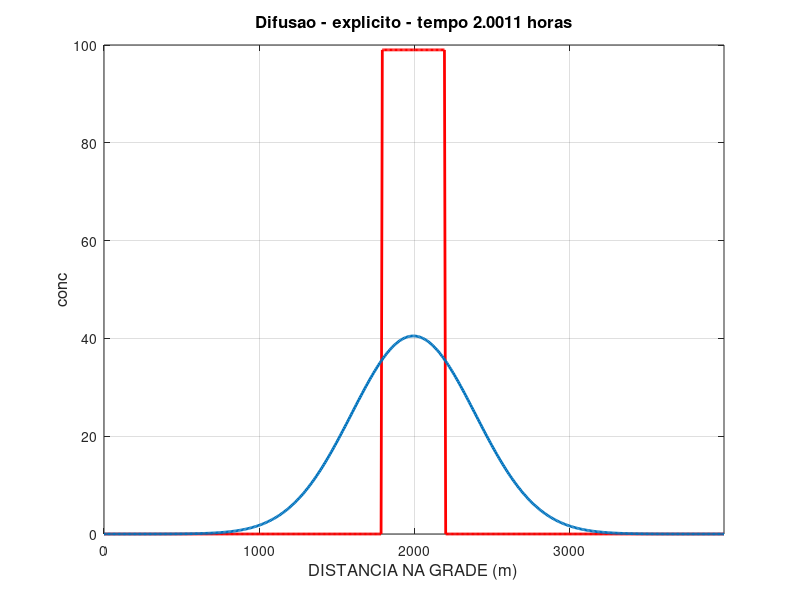

Here is the MATLAB script that generated this plot:
%%%%%%%%%%%%%%%%%%%%%%%%%%%%%%%%%%%%%%%%%%%%%%%%%%%%%%%
%Equacao de difusao unidimensional p/ sinal retangular%
%f(j dx)=0 para j < 225 e j > 275                     %
%f(j dx)=99 para 225 <=  j <= 275                     %
%solucao atraves de esquema explicito                 %
%%%%%%%%%%%%%%%%%%%%%%%%%%%%%%%%%%%%%%%%%%%%%%%%%%%%%%%

clear all; close all; clc

%parametros iniciais
jmax=500;  %numero de pontos de grade
nmax=3800; %numero de passos de tempo

%condicao inicial
j=1:jmax;
fatu(j)=0;
fatu(225:275)=99;
fcin=fatu;

d=10;    %em m2/s
dt=2;    %em s
dx=8;    %em m
q=d*dt/(dx*dx);
xgrid=((1:jmax)-1)*dx;

%esquema explicito avan t, centr em x
fren=fatu;
freqplot=360;
kplot=359;
kfig=0;

for n=2:nmax
    tempo=n*dt;
    kplot=kplot+1;
    fren(2:jmax-1)=fatu(2:jmax-1)+ q*(fatu(3:jmax)-2*fatu(2:jmax-1)+fatu(1:jmax-2));
    fren((fren<0))=0;
        if(kplot==freqplot)
        kplot=0;
        XX=num2str(tempo);
        %eval(['save -ascii ../outputs/fren_exp',XX,'.dat fren']);
        figure(1)
        plot(xgrid,fcin,'r','LineWidth',2)
        hold
        plot(xgrid,fren,'LineWidth',2)
        grid on
   	    axis([xgrid(1) xgrid(jmax) 0 100]);
        title(['Difusao - explicito - tempo ',num2str(tempo/3600),...
            ' horas'],'fontsize',12)
        xlabel('DISTANCIA NA GRADE (m)','fontsize',12)
        ylabel('conc','fontsize',12)
        %grafico=['print -djpeg ../outputs/tempo_exp',XX];
        %eval(grafico);
        %pause
        hold off
        end
    fatu=fren;
end
